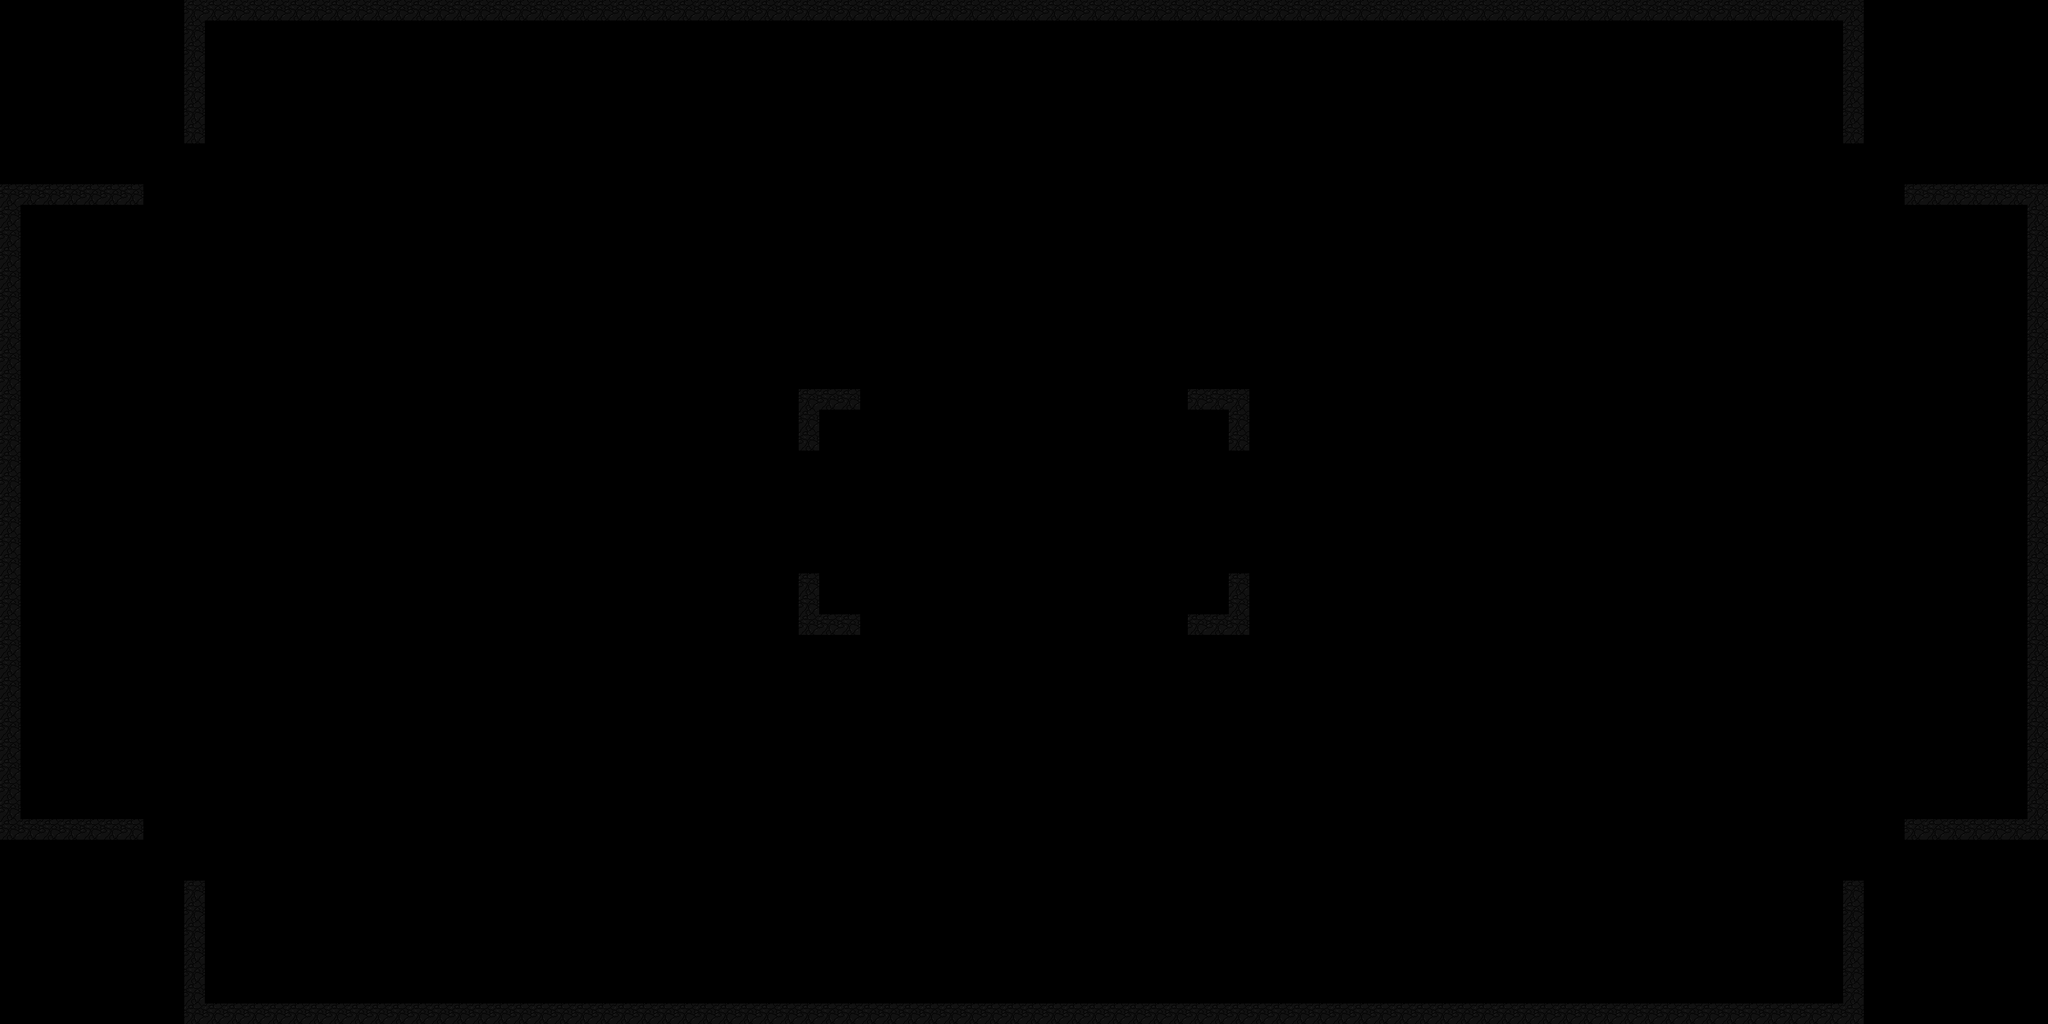

Tiled map render using the project's own tile images. Description and the map definition, with tile-layer contents summarised, below:
An orthogonal 100x50 tile map with 32x32 px tiles, 1 tile layer (walls), 1 hidden layer not drawn.

<map version="1.5" tiledversion="1.7.0" orientation="orthogonal" renderorder="right-down" width="100" height="50" tilewidth="32" tileheight="32" infinite="0" nextlayerid="3" nextobjectid="1">
 <tileset firstgid="1" source="tile_set.tsx" />
 <layer id="1" name="floor" width="100" height="50" visible="0">
  <data>[5000 cells, 5000 non-empty, 1 distinct tile ids]</data>
 </layer>
 <layer id="2" name="walls" width="100" height="50">
  <data>[5000 cells, 296 non-empty, 1 distinct tile ids]</data>
 </layer>
</map>
